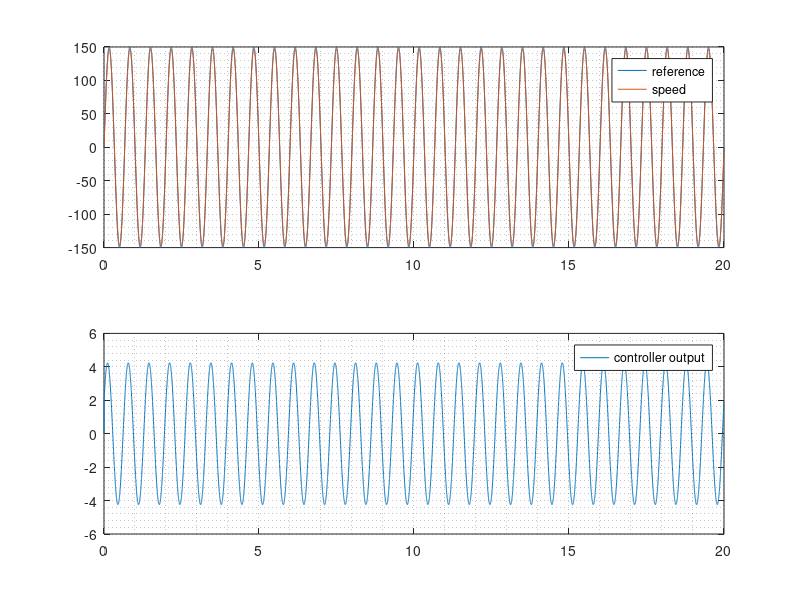

Write MATLAB code to recreate this figure.
% simsine.m: Simulates the response to a sine reference input
% under the digital control of continuous-time system. Uses only
% Euler's approximation. Runs in GNU Octave. 
%
% PRECONDITIONS: (1) User needs to convert plant and controller
% TFs to SS. (2) Tp < Ts/10; Ts < Tmin/10. Here, Tmin is the
% smallest time constant of the CL system, Tp is the step size of
% numerical integration of the plant dynamics, and Ts is the step
% size of the numerical integration of the closed-loop system
% dynamics and equals the chosen sampling interval.  
%----------------------------------------------------------------

clc; clear all; close all;

% ------------------ Declarations -------------------------------
% Plant transfer function Kp/(s/wp+1)
Kp = 39.3; wp = 1/0.056;
% Using tf2ss in Octave 3.2.4
[ap,bp,cp,dp] = tf2ss(Kp,[1/wp,1]);
% This line to be changed appropriately for Octave >= 3.6.0. 

% State space model of plant is
%
% xpdot = ap*xp + bp*up;
%    yp = cp*xp + dp*up;
%
% The suffix ``p'' represents plant.

% Controller samples plant states every Ts seconds
Ts = 0.002;

% The plant is controlled in closed-loop for tsfin seconds
tsfin = 20;

% Step size Tp used for numerical integration of plant
% differential equation using Euler's approximation.
Tp = 0.00001;
% We numerically integrate plant differential equation for 
% Ts seconds using a step size of Tp. 

% Controller TF is 
%
%       (s/z + 1)
%  Kc * ---------
%       (s/p + 1)

Kc = 50/39.3; p = 9.4248; z = 1/0.056;

% Controller state space equation
%
% xcdot = ac*xc + bc*uc;
%    yc = cc*xc + dc*uc;
%
% Using tf2ss in Octave 3.2.4:
[ac,bc,cc,dc] = tf2ss(Kc*[1/z,1],[1/p,1]);
% This line to be changed appropriately for Octave >= 3.6.0.
%
% The suffix ``c'' represents controller.

%---------------------------------------------------------------
% Simulate continuous-time plant discrete-time controller 
%---------------------------------------------------------------

% Specify the sampling instants
t =  (0:tsfin/Ts)*Ts;

% Desired motor speeds in rad/sec at sampling instants
sd = 150*sin(2*pi*1.5*t);

% Initial conditions
sa(1) = 0; % Initial actual speed (sa = yp).
xc(1) = 0; % Initial state of controller.
yc(1) = 0; % Intial output of controller.
xp(1) = 0; % Initial state of plant.

% Recursion
for k = 1:tsfin/Ts
 uc(k) = sd(k) - sa(k);
 xc(k+1) = (1+ac*Ts)*xc(k) + bc*Ts*uc(k);
 yc(k) = cc*xc(k) + dc*uc(k);
 % Hold last sample of controller output
 up = yc(k);
 % Numerically integrate plant equation holding
 % the input as last controller output:
 for i = 1:Ts/Tp-1
  xp = (1+Tp*ap)*xp + Tp*bp*up;
  yp = cp*xp + dp*up;
 end
 sa(k+1) = yp;
end

t = (0:tsfin/Ts)*Ts;
subplot(2,1,1); plot(t,sd, t,sa); grid(gca,'minor'); 
legend('reference','speed');
subplot(2,1,2); plot(t(:,1:size(yc,2)),yc); grid(gca,'minor'); 
legend('controller output');
print -depsc Ts0-0001.eps

% Determine the amplitudes of sa and yc after a transient.
max(sa(:,0.8*tsfin/Ts:tsfin/Ts)), 
max(yc(:,0.8*tsfin/Ts:tsfin/Ts))


% August 1, 2013

% Potential sources of errors:
% 1. The desired loop gain should have a slope of -20 dB/dec
% around crossover.
% 2. The sampling period needs to be around 5 - 10 times smaller
% than the smallest closed-loop time constant.